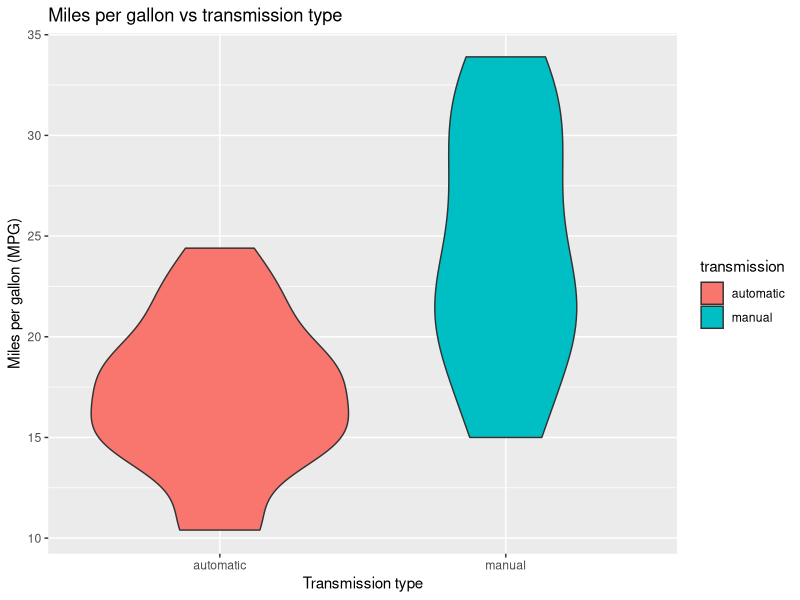

This chart was generated by the following R code:
## ---- chunk 1
library(dplyr)
library(ggplot2)
df <- mtcars[c("mpg","am")]
df <- df %>%
    mutate(transmission = ifelse(am==0,"automatic","manual")) %>%
    mutate(am = as.factor(am)) %>%
    mutate(transmission = as.factor(transmission))
str(df)
## ---- chunk 2
ggplot(data=df, aes(x=transmission,y=mpg)) +
    geom_violin(aes(fill=transmission)) + 
    labs(x = "Transmission type",
         y="Miles per gallon (MPG)",
         title="Miles per gallon vs transmission type");
## ---- chunk 3
fit <- lm(mpg ~ transmission, data = df)
summary(fit)
